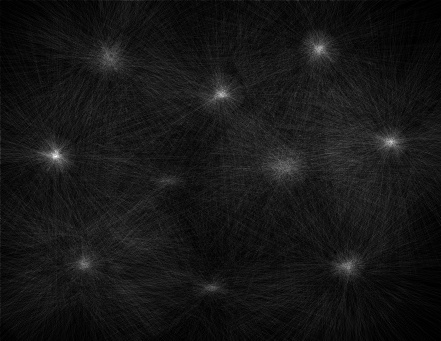
//> input picture Lab4/images_for_coins1/hough.jpg, 441 x 341 px
$ ./main Lab4/images_for_coins1/hough.jpg   (built with g++ and OpenCV 4)
//> lines starting //> are read from the running program, lines starting //| are printed output that depends on the picture; after the words box and inside, x2 and y2 are one past the last pixel; in counts of white or black regions, pixels touching at a corner belong together
### hpp/line.hpp
#ifndef LINE_HPP
#define LINE_HPP

#include <stdio.h>
#include <stdlib.h>
#include <opencv/cv.h>        //you may need to
#include <opencv/highgui.h>   //adjust import locations
#include <opencv/cxcore.h>    //depending on your machine setup
#include <math.h>

using namespace cv;
using namespace std;

int **create2DArray(int width, int height)
{
    int **H = (int **) malloc(sizeof(int *)*width);
    for(int i = 0; i < width; i++)
    {
        H[i] = (int *) malloc(height * sizeof(int));
    }
    return H;
}

Mat line_detection(cv::Mat mag_img, cv::Mat dir_img)
{
    // Init hough_lines image
    int hough_rows = (int) sqrt((mag_img.rows * mag_img.rows) + (mag_img.cols * mag_img.cols));
    int max_angle = 360;

    Mat test(hough_rows, max_angle, CV_32FC1, Scalar(0));

    // Init Hough space
    int **H = create2DArray(hough_rows, max_angle);
    for(int i = 0; i < hough_rows; i++)
    {
        for(int j = 0; j < max_angle; j++)
        {
            H[i][j] = 0;
        }
    }

    for(int y = 0; y < mag_img.rows; y++)
    {
        for(int x = 0; x < mag_img.cols; x++)
        {
            float theta = dir_img.at<float>(y, x);
            if(mag_img.at<uchar>(y, x) == 255)
            {
                int rho = x*cos(theta) + y*sin(theta);
                if(rho < hough_rows && rho >= 0)
                {
                    int deg = (theta * 180/M_PI) + (max_angle/2);
                    H[rho][deg] += 1;
                }
            }
        }
    }

    for(int x = 0; x < hough_rows; x++)
    {
        for(int y = 0; y < max_angle; y++)
        {
            test.at<float>(x, y) = H[x][y];
        }
    }
    cv::normalize(test, test, 0, 255, NORM_MINMAX);
    threshold(test, test, 60, 255, THRESH_BINARY);

    Mat straight_lines(mag_img.rows, mag_img.cols, CV_32FC1, Scalar(0));
    Mat flattened(mag_img.rows, mag_img.cols, CV_8UC1, Scalar(0));
    for(int i = 0; i < hough_rows; i++)
    {
        for(int j = 0; j < max_angle; j++)
        {
            if(test.at<float>(i, j) == 255)
            {
                for(int x = 0; x < mag_img.cols; x++)
                {
                    float theta = (j - (max_angle/2)) * M_PI/180;
                    int y = (i - x*cos(theta))/sin(theta);
                    if(y >= 0 && y < mag_img.rows)
                    {
                        straight_lines.at<float>(y, x) += 1;
                    }
                }
            }
        }
    }
    cv::normalize(straight_lines, flattened, 0, 255, NORM_MINMAX);
    return flattened;
}

std::vector<Point> get_intersection_points(cv::Mat flattened)
{
    std::vector<Point> points;
    flattened = float_thresholdd(flattened, 140);
    cv::imwrite("thr.jpg", flattened);
    for(int i = 0; i < flattened.rows; i++)
    {
        for(int j = 0; j < flattened.cols; j++)
        {
            if(flattened.at<uchar>(i, j) != 0)
            {
                points.push_back(Point(j, i));
            }
        }
    }
    return points;
}

#endif

### hpp/ellipse.hpp
#ifndef ELLIPSE_HPP
#define ELLIPSE_HPP

#include <stdio.h>
#include <stdlib.h>
#include <opencv/cv.h>        //you may need to
#include <opencv/highgui.h>   //adjust import locations
#include <opencv/cxcore.h>    //depending on your machine setup
#include <math.h>
#include "sobel.hpp"

using namespace std;
using namespace cv;

#define PI 3.1415

std::vector<RotatedRect> ellipse_detector(Mat mag_img, Mat dir_img)
{
    // Edge detection on magnitude img
    Mat thresholded_mag = thresholdd(mag_img, 70);

    // vector of vectors for contours
    vector<vector<Point> > contours;
    vector<Vec4i> hierarchy;

    // Finding the contours
    findContours(thresholded_mag, contours, hierarchy, CV_RETR_TREE, CV_CHAIN_APPROX_SIMPLE, Point(0, 0));

    // Vector to store the ellipses
    vector<RotatedRect> ellipses(contours.size());

    for(int i = 0; i < contours.size(); i++)
    {
        if(contours[i].size() > 100)
        {
            ellipses[i] = fitEllipse(Mat(contours[i]));
        }
    }
    return ellipses;
}

std::vector<Rect> convert_rotated_rect(std::vector<RotatedRect> ellipses)
{
    std::vector<Rect> bounding_rectangles;

    for(int i = 0; i < ellipses.size(); i++)
    {
        float degree = ellipses[i].angle * PI/180;
        float majorAxe = ellipses[i].size.width / 2;
        float minorAxe = ellipses[i].size.height / 2;
        float x = ellipses[i].center.x;
        float y = ellipses[i].center.y;
        float c_degree = cos(degree);
        float s_degree = sin(degree);
        float t1 = atan(-(majorAxe * s_degree) / (minorAxe * c_degree));
        float c_t1 = cos(t1);
        float s_t1 = sin(t1);
        float w1 = majorAxe * c_t1 * c_degree;
        float w2 = minorAxe * s_t1 * s_degree;
        float maxX = x + w1-w2;
        float minX = x - w1+w2;

        t1 = atan((minorAxe * c_degree) / (majorAxe * s_degree));
        c_t1 = cos(t1);
        s_t1 = sin(t1);
        w1 = minorAxe * s_t1 * c_degree;
        w2 = majorAxe * c_t1 * s_degree;
        float maxY = y + w1+w2;
        float minY = y - w1-w2;
        if (minY > maxY)
        {
            float temp = minY;
            minY = maxY;
            maxY = temp;
        }
        if (minX > maxX)
        {
            float temp = minX;
            minX = maxX;
            maxX = temp;
        }
        Rect rect(minX, minY, maxX-minX+1, maxY-minY+1);
        bounding_rectangles.push_back(rect);
    }
    return bounding_rectangles;
}

// [7 lines left out: function draw_ellipses, not called in this run]

#endif

### hpp/sobel.hpp
#ifndef SOBEL_HPP
#define SOBEL_HPP

#include <stdio.h>
#include <stdlib.h>
#include <opencv/cv.h>        //you may need to
#include <opencv/highgui.h>   //adjust import locations
#include <opencv/cxcore.h>    //depending on your machine setup
#include <math.h>

using namespace cv;
using namespace std;

Mat thresholdd(Mat input, int value)
{
    Mat output = Mat(input.rows, input.cols, CV_8UC1, Scalar(0));
    for(int y=0; y<input.rows; y++)
    {
        for(int x=0; x<input.cols; x++)
        {
            if(input.at<uchar>(y, x) > value)
            {
                output.at<uchar>(y, x)  = 255;
            }
            else
            {
                output.at<uchar>(y, x) = 0;
            }
        }
    }
    return output;
}

Mat float_thresholdd(Mat input, int value)
{
    Mat output = Mat(input.rows, input.cols, CV_8UC1, Scalar(0));
    for(int y=0; y<input.rows; y++)
    {
        for(int x=0; x<input.cols; x++)
        {
            if(input.at<float>(y, x) > value)
            {
                output.at<uchar>(y, x)  = 255;
            }
            else
            {
                output.at<uchar>(y, x) = 0;
            }
        }
    }
    return output;
}

Mat normalise(Mat img)
{
    Mat normalised;
    cv::normalize(img, normalised, 0, 255, cv::NORM_MINMAX);
    return normalised;
}

void sobel(cv::Mat &input, cv::Mat &output_mag, cv::Mat &output_dir)
{
  Mat dx_kernel = (Mat_<int>(3, 3) << -1, 0, 1, -2, 0, 2, -1, 0, 1);

  Mat dy_kernel = dx_kernel.t();

    for(int i=1; i<input.rows - 1; i++)
    {
        for(int j=1; j<input.cols - 1; j++)
        {
            float pixelX = 0;
            float pixelY = 0;
            for(int x=-1; x<=1; x++)
            {
                for(int y=-1; y<=1; y++)
                {
                    pixelX += input.at<uchar>(i-x, j-y) * dx_kernel.at<int>(x+1, y+1);
                    pixelY += input.at<uchar>(i-x, j-y) * dy_kernel.at<int>(x+1, y+1);
                }
            }
            output_mag.at<float>(i, j) = sqrt(pixelX*pixelX + pixelY*pixelY);
            output_dir.at<float>(i, j) = atan2(pixelY, pixelX);
        }
    }
}
#endif

### hpp/hough.hpp
#ifndef HOUGH_HPP
#define HOUGH_HPP

#include <stdio.h>
#include <stdlib.h>
#include <opencv/cv.h>        //you may need to
#include <opencv/highgui.h>   //adjust import locations
#include <opencv/cxcore.h>    //depending on your machine setup
#include <math.h>

using namespace cv;
using namespace std;

int ***malloc3dArray(int dim1, int dim2, int dim3)
{
    int i, j, k;
    int ***array = (int ***) malloc(dim1 * sizeof(int **));

    for (i = 0; i < dim1; i++) {
        array[i] = (int **) malloc(dim2 * sizeof(int *));
	for (j = 0; j < dim2; j++) {
  	    array[i][j] = (int *) malloc(dim3 * sizeof(int));
	}

    }
    return array;
}

int ***create_hough_space(cv::Mat magnitude_img, cv::Mat direction_img, int min_radius, int max_radius)
{
    int ***accumulator = malloc3dArray(magnitude_img.rows, magnitude_img.cols, max_radius);

    // Init accumulator to 0
    for(int y=0; y<magnitude_img.rows; y++)
    {
        for(int x=0; x<magnitude_img.cols; x++)
        {
            for(int r=0; r<max_radius; r++)
            {
                accumulator[y][x][r] = 0;
            }
        }
    }

    // Creating the Hough Space
    for(int y=0; y<magnitude_img.rows; y++)
    {
        for(int x=0; x<magnitude_img.cols; x++)
        {
            if(magnitude_img.at<uchar>(y, x) == 255)
            {
                for(int r = min_radius; r < max_radius; r++)
                {
                    for (int rotation=-5;rotation <= 5;rotation++)
                    {
                    int x0, y0;
                    float rot = rotation * M_PI/180;
                    // Handling +
                    y0 = y + r*std::sin(direction_img.at<float>(y, x) + rot);
                    x0 = x + r*std::cos(direction_img.at<float>(y, x) + rot);

                    if(x0 >= 0 && y0 >= 0 && y0 < magnitude_img.rows && x0 < magnitude_img.cols)
                    {
                        accumulator[y0][x0][r] += 1;
                    }

                    // Handling -
                    y0 = y - r*std::sin(direction_img.at<float>(y, x) + rot);
                    x0 = x - r*std::cos(direction_img.at<float>(y, x) + rot);

                    if(x0 >= 0 && y0 >= 0 && y0 < magnitude_img.rows && x0 < magnitude_img.cols)
                    {
                        accumulator[y0][x0][r] += 1;
                    }
                }
                }
            }
        }
    }
    return accumulator;
}

Mat view_hough_space(int ***accumulator, cv::Mat magnitude_img, int min_radius, int max_radius)
{
    Mat hough(magnitude_img.rows, magnitude_img.cols, CV_32FC1, Scalar(0));
    for(int y=0; y<hough.rows; y++)
    {
        for(int x=0; x<hough.cols; x++)
        {
            for(int r=0; r<max_radius; r++)
            {
                hough.at<float>(y, x) += accumulator[y][x][r];
            }
        }
    }
    return hough;
}
#endif

### hpp/detector.hpp
#ifndef DETECTOR_HPP
#define DETECTOR_HPP

#include <stdio.h>
#include <stdlib.h>
#include <opencv/cv.h>        //you may need to
#include <opencv/highgui.h>   //adjust import locations
#include <opencv/cxcore.h>    //depending on your machine setup
#include <math.h>

using namespace std;
using namespace cv;

// #define MIN_VOTES 150
#define MIN_VOTES 36

std::vector<Rect> draw_box(Mat original_img, int ***accumulator, Mat thresholded_hough, int max_radius, std::vector<Point> &hough_centers)
{
    vector <Rect> houghoutput;
    std::vector<int> votes;
    std::vector<Point3i> xyr_vals;
    for(int y = 0; y < thresholded_hough.rows; y++)
    {
        for(int x = 0; x < thresholded_hough.cols; x++)
        {
            if(thresholded_hough.at<uchar>(y, x) == 255)
            {
                int argmax = 0, max = 0;
                for(int r = max_radius; r >= 0; r--)
                {
                    if(accumulator[y][x][r] > max)
                    {
                        max = accumulator[y][x][r];
                        argmax = r;
                    }
                }
                if(accumulator[y][x][argmax] > MIN_VOTES)
                {
                    votes.push_back(accumulator[y][x][argmax]);
                    xyr_vals.push_back(Point3i(y, x, argmax));
                }
            }
        }
    }

    // Drawing the rectangles from the xyr_vals
    for(int i = 0; i < xyr_vals.size(); i++)
    {
        int r = xyr_vals[i].z;
        Point p1 = Point(xyr_vals[i].y - r, xyr_vals[i].x - r);
        Point p2 = Point(xyr_vals[i].y + r, xyr_vals[i].x + r);
        hough_centers.push_back(Point(xyr_vals[i].y, xyr_vals[i].x));
        houghoutput.push_back(Rect(p1.x, p1.y, abs(p2.x - p1.x), abs(p2.y - p1.y)));
    }
    groupRectangles(houghoutput, votes, 2, 0.5);
    return houghoutput;
}
#endif

### main.cpp
// header inclusion
#include <stdio.h>
#include <iostream>
#include <stdio.h>
#include <string.h>
#include <math.h>
#include <algorithm>
#include <opencv/cv.h>        //you may need to
#include <opencv/highgui.h>   //adjust import locations
#include <opencv/cxcore.h>    //depending on your machine setup
#include "hpp/detector.hpp"
#include "hpp/hough.hpp"
#include "hpp/sobel.hpp"
#include "hpp/ellipse.hpp"
#include "hpp/line.hpp"
#define BoxDistance 30

using namespace cv;
using namespace std;

/** Function Headers */
vector <Rect> detectAndDisplay1(Mat frame);

/** Function to store the Ground Truths*/
std::vector<Rect> ground_darts(int n);

/** Function to Calculate F1-Score */
void f1_score(std::vector<Rect> approved_viola, int img);

/** Function combining Viola and Hough */
std::vector<Rect> viola_hough(Mat img, std::vector<Rect> viola_detected, std::vector<Point> hough_centers, std::vector<Point> line_intersections);

/** Function that draws the best ellipses*/
void draw_best_detected(cv::Mat original_img,
            std::vector<Rect> hough, std::vector<Rect> ellipses);

/** Global variables */
String cascade_name = "cascade.xml";
CascadeClassifier cascade;

/** @function main */
int main(int argc, const char** argv)
{
    // 1. Read Input Image
    Mat frame = imread(argv[1], CV_LOAD_IMAGE_COLOR);
//> frame is the input picture: 341 rows x 441 cols, CV_8UC3; min 0, max 255, mean 22.2
    Mat oldframe = imread(argv[1], CV_LOAD_IMAGE_COLOR);
    Mat lastoldframe = imread(argv[1], CV_LOAD_IMAGE_COLOR);
    Mat ellipseoldframe = imread(argv[1], CV_LOAD_IMAGE_COLOR);
	Mat allframe = imread(argv[1], CV_LOAD_IMAGE_COLOR);
	Mat lineframe = imread(argv[1], CV_LOAD_IMAGE_COLOR);

    // 2. Load the Strong Classifier in a structure called `Cascade'
    if (!cascade.load(cascade_name)) { printf("--(!)Error loading cascade\n"); return -1; };

    // 3. Detect Faces and Display Result
    vector <Rect> violaoutput = detectAndDisplay1(frame);
//> in detectAndDisplay1, `equalizeHist(frame_gray, frame_gray);`:
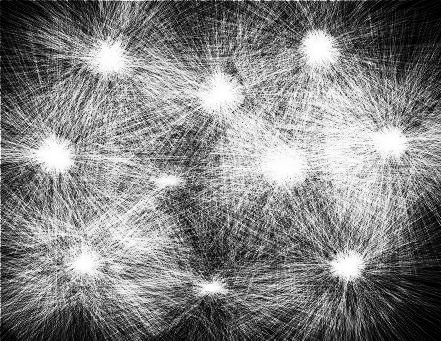
//> frame_gray: 341 rows x 441 cols, CV_8UC1; min 0, max 255, mean 130.2
//> in detectAndDisplay1, `cascade.detectMultiScale(frame_gray, faces, 1.1, 1, 0 | CV_HAAR_SCALE_..`: faces = 7 Rects (x, y, width, height): [58, 103, 57, 57], [348, 186, 57, 57], [213, 253, 70, 70], [83, 155, 69, 69], [242, 160, 71, 71], [75, 213, 101, 101], [46, 43, 221, 221]
//| 7
//> the loop in detectAndDisplay1, `for (int i = 0; i < faces.size(); i++)` made 7 passes
//> after the loop in detectAndDisplay1, `for (int i = 0; i < faces.size(); i++)`:
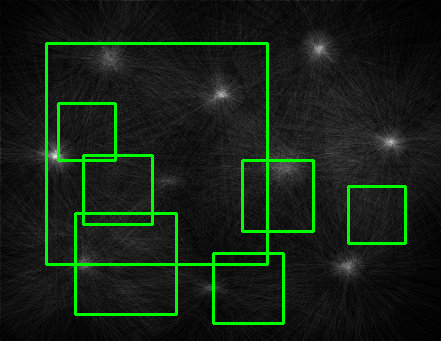
//> frame: 341 rows x 441 cols, CV_8UC3; 5.08% of pixels changed, all inside (x1, y1, x2, y2) = (45, 42, 407, 325)
//> violaoutput has the same summary as faces in detectAndDisplay1

    // 4. Save Result Image
    imwrite("cascade_detected.jpg", frame);

    // Hough Transform stuff starts here
    Mat gray_image;
    cvtColor(oldframe, gray_image, CV_BGR2GRAY);


    Mat mag_img(gray_image.rows, gray_image.cols, CV_32FC1, Scalar(0));
    Mat dir_img(gray_image.rows, gray_image.cols, CV_32FC1, Scalar(0));

    // Performing Sobel Edge detection, getting the magnitude and direction imgs
    sobel(gray_image, mag_img, dir_img);
//> after the loop in sobel, `for(int i=1; i<input.rows - 1; i++)`:
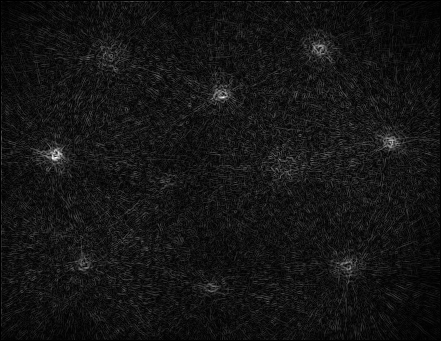
//> output_mag: 341 rows x 441 cols, CV_32FC1; min 0, max 357.8, mean 28.9; drawn with min black and max white
//> after the loop in sobel, `for(int i=1; i<input.rows - 1; i++)`:
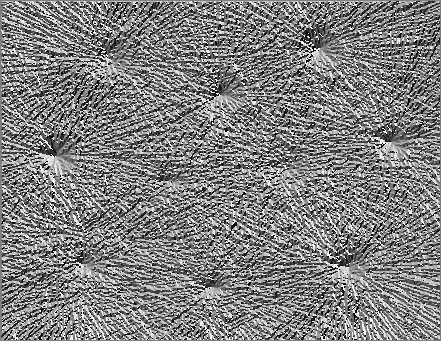
//> output_dir: 341 rows x 441 cols, CV_32FC1; min -3.13, max 3.14, mean 0.0398; drawn with min black and max white
    cv::imwrite("magnew.jpg", mag_img);
    cv::imwrite("dirnew.jpg", dir_img);
    Mat magnitude_img = imread( "magnew.jpg", 0 );

    // Storing the unnormalised direction
    Mat unnormalised_dir = dir_img;

    // Thresholding the magnitude
    Mat thresholded_mag = thresholdd(normalise(magnitude_img), 140);
//> after the loop in thresholdd, `for(int y=0; y<input.rows; y++)`:
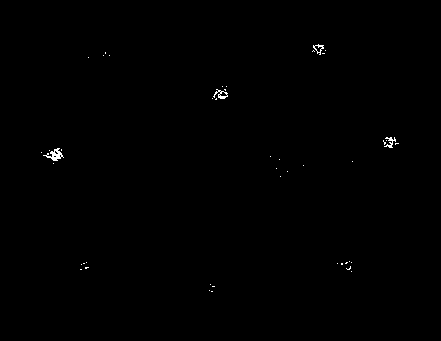
//> output: 341 rows x 441 cols, CV_8UC1; 0.24% white in thin lines or dots, all inside (x1, y1, x2, y2) = (41, 44, 399, 292)

    cv::imwrite("thresholded_mag.jpg", thresholded_mag);

	// Hough Lines
	Mat hough_lines = line_detection(thresholded_mag, unnormalised_dir);
//> after the loop in line_detection, `for(int x = 0; x < hough_rows; x++)`:
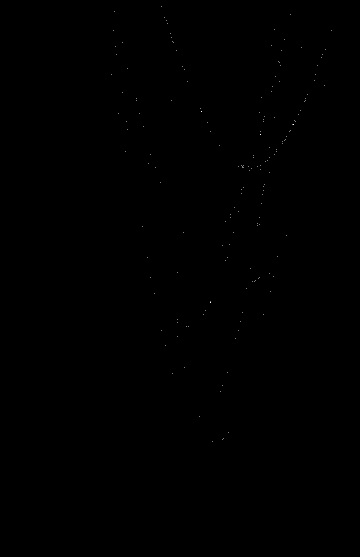
//> test: 557 rows x 360 cols, CV_32FC1; min 0, max 2, mean 0.000878; drawn with min black and max white
//> after the loop in line_detection, `for(int i = 0; i < hough_rows; i++)`:
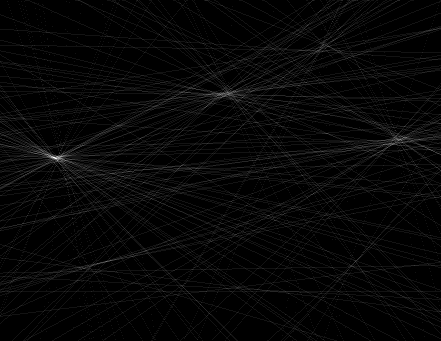
//> straight_lines: 341 rows x 441 cols, CV_32FC1; min 0, max 13, mean 0.35; drawn with min black and max white
	std::vector<Point> line_intersections = get_intersection_points(hough_lines);
//> (the rest of the program and of its run is left out)
